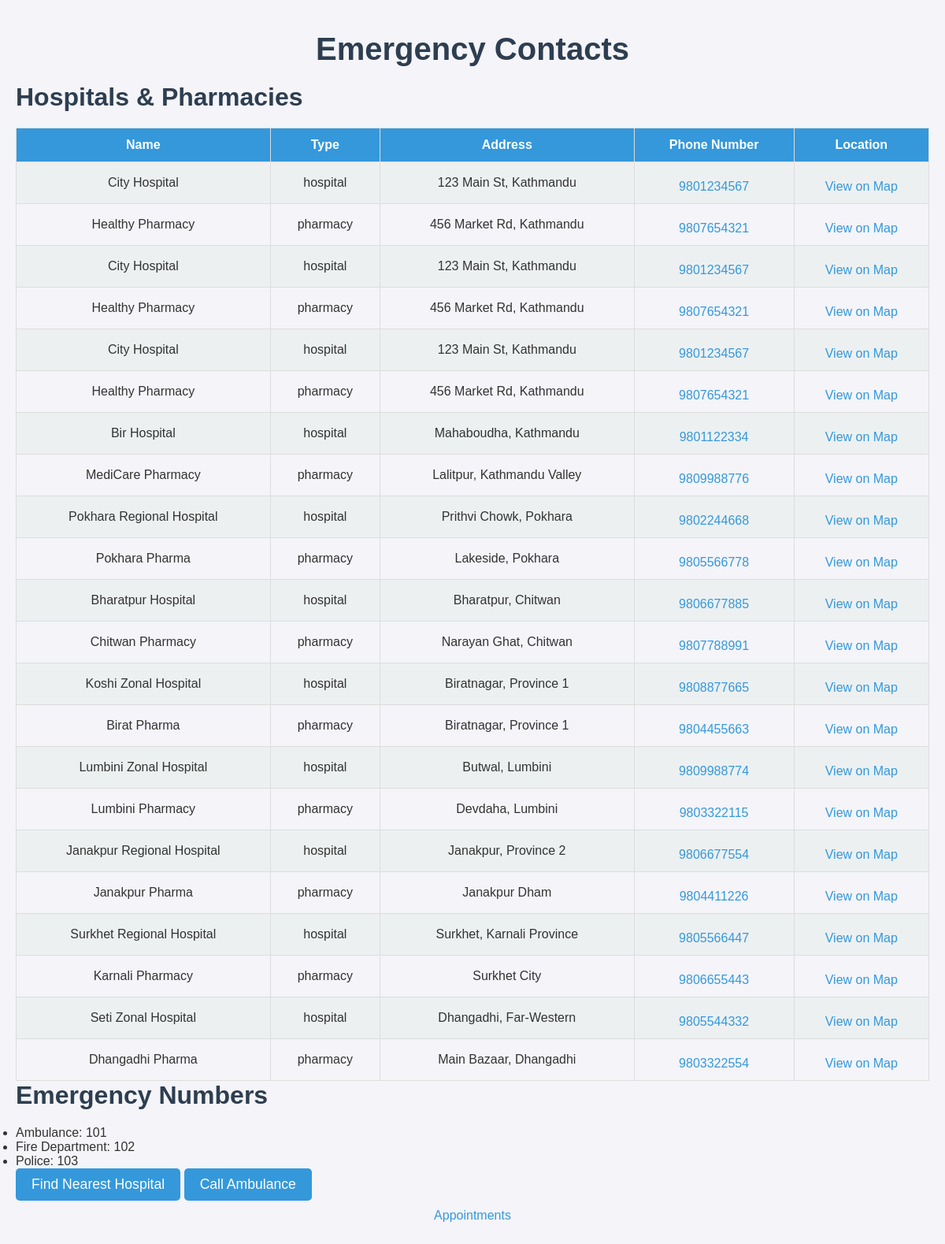
/heathcare/emergency_contacts.php, run on the app's committed database.
### tables this page shows
CREATE TABLE `emergency_contacts` (
  `id` int(11) NOT NULL,
  `name` varchar(255) NOT NULL,
  `type` enum('hospital','pharmacy') NOT NULL,
  `address` text NOT NULL,
  `phone` varchar(15) NOT NULL,
  `latitude` double DEFAULT NULL,
  `longitude` double DEFAULT NULL
);

### heathcare/emergency_contacts.php (the view, shortened to what this page needs)
<?php
$conn = new mysqli('localhost', 'root', '', 'health_tracker');
$sql = "SELECT * FROM emergency_contacts";
$result = $conn->query($sql);
?>
<!DOCTYPE html>
<html lang="en">
<head>
    <link rel="stylesheet" href="css/healthcare_style.css">
</head>
<body>
    <h2>Emergency Contacts</h2>
    <h3>Hospitals & Pharmacies</h3>
    <table border="1">
        <tr>
            <th>Name</th>
            <th>Type</th>
            <th>Address</th>
            <th>Phone Number</th>
            <th>Location</th>
        </tr>
        <?php while ($row = $result->fetch_assoc()) { ?>
        <tr>
            <td><?php echo $row['name']; ?></td>
            <td><?php echo $row['type']; ?></td>
            <td><?php echo $row['address']; ?></td>
            <td><a href="tel:<?php echo $row['phone']; ?>"><?php echo $row['phone']; ?></a></td>
            <td><a href="https://www.google.com/maps?q=<?php echo urlencode($row['name']); ?>" target="_blank">View on Map</a></td>
        </tr>
        <?php } ?>
    </table>
    <h3>Emergency Numbers</h3>
    <ul>
        <li>Ambulance: 101</li>
        <li>Fire Department: 102</li>
        <li>Police: 103</li>
    </ul>
    <button onclick="getNearestHospital()">Find Nearest Hospital</button>
    <button onclick="window.location.href='tel:9801234567'">Call Ambulance</button>
<a href="appointments.php">Appointments</a>
</body>
</html>

### heathcare/css/healthcare_style.css (style rules this page uses)
* { margin: 0; padding: 0; box-sizing: border-box; }
body { font-family: 'Arial', sans-serif; background-color: #f4f4f9; color: #333; padding: 20px; }
h2, h3 { color: #2d3e50; font-size: 2rem; margin-bottom: 20px; }
h2 { font-size: 2.5rem; color: #2c3e50; }
table { width: 100%; margin-top: 20px; border-collapse: collapse; }
th, td { padding: 12px; text-align: center; border: 1px solid #ddd; }
th { background-color: #3498db; color: white; }
tr:nth-child(even) { background-color: #ecf0f1; }
button { padding: 10px 20px; font-size: 1.1rem; background-color: #3498db; color: white; border: none; border-radius: 5px; cursor: pointer; transition: background-color 0.3s; }
a { text-decoration: none; font-size: 1rem; color: #3498db; }
body { padding: 40px 20px; background-color: #f4f4f9; }
h2 { color: #2d3e50; font-size: 2.5rem; text-align: center; margin-bottom: 20px; }
a { text-decoration: none; font-size: 1rem; color: #3498db; display: block; text-align: center; margin-top: 10px; }

### data on the page
emergency_contacts: name "City Hospital", type "hospital", address "123 Main St, Kathmandu", phone "9801234567"
emergency_contacts: name "Healthy Pharmacy", type "pharmacy", address "456 Market Rd, Kathmandu", phone "9807654321"
emergency_contacts: name "City Hospital", type "hospital", address "123 Main St, Kathmandu", phone "9801234567"
emergency_contacts: name "Healthy Pharmacy", type "pharmacy", address "456 Market Rd, Kathmandu", phone "9807654321"
emergency_contacts: name "City Hospital", type "hospital", address "123 Main St, Kathmandu", phone "9801234567"
emergency_contacts: name "Healthy Pharmacy", type "pharmacy", address "456 Market Rd, Kathmandu", phone "9807654321"
emergency_contacts: name "Bir Hospital", type "hospital", address "Mahaboudha, Kathmandu", phone "9801122334"
emergency_contacts: name "MediCare Pharmacy", type "pharmacy", address "Lalitpur, Kathmandu Valley", phone "9809988776"
emergency_contacts: name "Pokhara Regional Hospital", type "hospital", address "Prithvi Chowk, Pokhara", phone "9802244668"
emergency_contacts: name "Pokhara Pharma", type "pharmacy", address "Lakeside, Pokhara", phone "9805566778"
emergency_contacts: name "Bharatpur Hospital", type "hospital", address "Bharatpur, Chitwan", phone "9806677885"
emergency_contacts: name "Chitwan Pharmacy", type "pharmacy", address "Narayan Ghat, Chitwan", phone "9807788991"
emergency_contacts: name "Koshi Zonal Hospital", type "hospital", address "Biratnagar, Province 1", phone "9808877665"
emergency_contacts: name "Birat Pharma", type "pharmacy", address "Biratnagar, Province 1", phone "9804455663"
emergency_contacts: name "Lumbini Zonal Hospital", type "hospital", address "Butwal, Lumbini", phone "9809988774"
emergency_contacts: name "Lumbini Pharmacy", type "pharmacy", address "Devdaha, Lumbini", phone "9803322115"
emergency_contacts: name "Janakpur Regional Hospital", type "hospital", address "Janakpur, Province 2", phone "9806677554"
emergency_contacts: name "Janakpur Pharma", type "pharmacy", address "Janakpur Dham", phone "9804411226"
emergency_contacts: name "Surkhet Regional Hospital", type "hospital", address "Surkhet, Karnali Province", phone "9805566447"
emergency_contacts: name "Karnali Pharmacy", type "pharmacy", address "Surkhet City", phone "9806655443"
emergency_contacts: name "Seti Zonal Hospital", type "hospital", address "Dhangadhi, Far-Western", phone "9805544332"
emergency_contacts: name "Dhangadhi Pharma", type "pharmacy", address "Main Bazaar, Dhangadhi", phone "9803322554"
